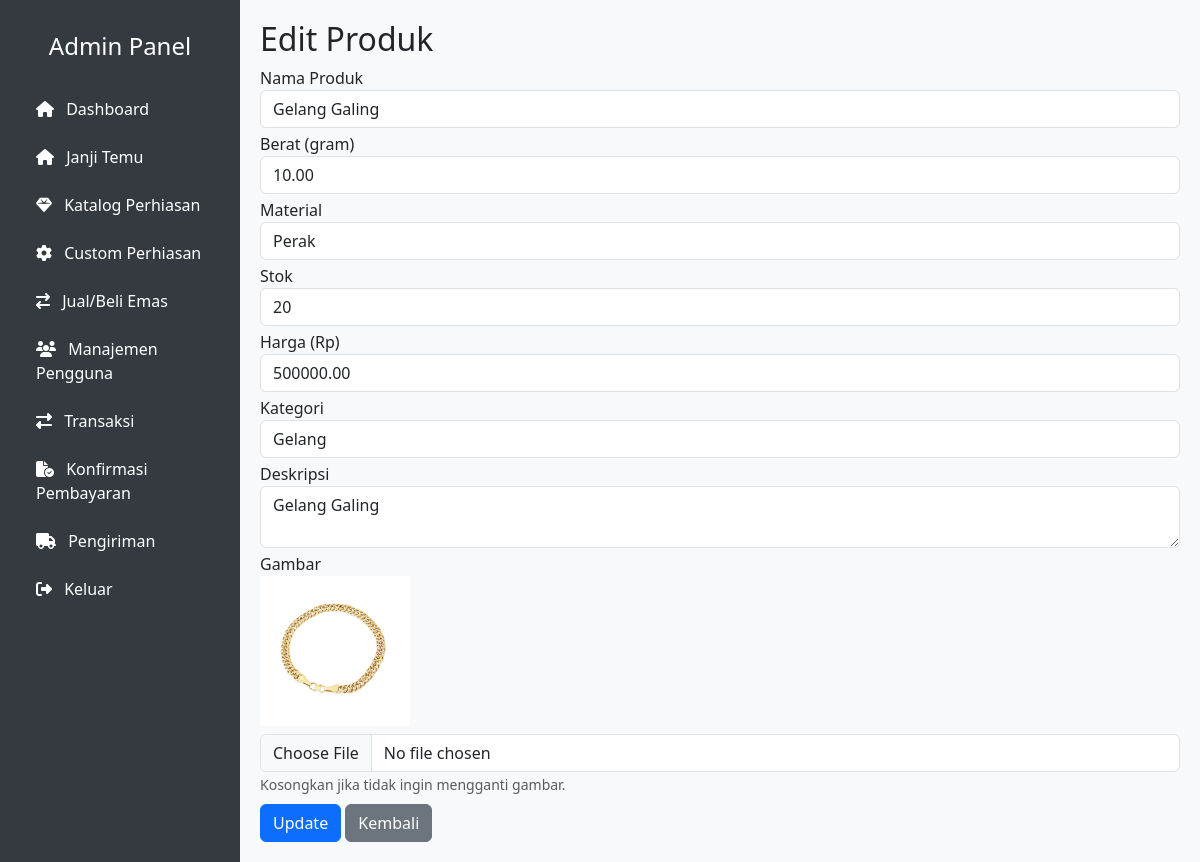
The page /admin/katalog_edit.php?id=10 on the database its author committed.
### tables this page shows
CREATE TABLE `products` (
  `id` int(11) NOT NULL,
  `name` varchar(100) DEFAULT NULL,
  `description` text DEFAULT NULL,
  `category_id` int(50) DEFAULT NULL,
  `weight` decimal(10,2) DEFAULT NULL,
  `material` varchar(255) NOT NULL DEFAULT '',
  `stock` int(11) NOT NULL DEFAULT 0,
  `price` decimal(15,2) DEFAULT NULL,
  `image` varchar(255) DEFAULT NULL,
  `created_at` timestamp NOT NULL DEFAULT current_timestamp()
);

CREATE TABLE `categories` (
  `id` int(11) NOT NULL,
  `name` varchar(100) NOT NULL
);

### admin/katalog_edit.php (the view, shortened to what this page needs)
<?php
require_once '../config/database.php';
include 'includes/header.php';
include 'includes/sidebar.php';
$id = (int) $_GET['id'];
$stmt = $pdo->prepare("SELECT * FROM products WHERE id = ?");
$stmt->execute([$id]);
$product = $stmt->fetch();
$categories = $pdo->query("SELECT * FROM categories")->fetchAll();
?>
<div class="content">
    <h2>Edit Produk</h2>
    <form method="post" enctype="multipart/form-data">
        <div class="mb-1">
            <label>Nama Produk</label>
            <input type="text" name="name" class="form-control" value="<?= htmlspecialchars($product['name']) ?>" required>
        </div>
        <div class="mb-1">
            <label>Berat (gram)</label>
            <input type="number" step="0.01" name="weight" class="form-control" value="<?= $product['weight'] ?>" required>
        </div>
        <div class="mb-1">
            <label>Material</label>
            <input type="text" name="material" class="form-control" value="<?= htmlspecialchars($product['material']) ?>" required>
        </div>
        <div class="mb-1">
            <label>Stok</label>
            <input type="number" name="stock" class="form-control" value="<?= $product['stock'] ?>" required>
        </div>
        <div class="mb-1">
            <label>Harga (Rp)</label>
            <input type="number" name="price" class="form-control" value="<?= $product['price'] ?>" required>
        </div>
        <div class="mb-1">
            <label>Kategori</label>
            <select name="category_id" class="form-control" required>
                <?php foreach ($categories as $cat): ?>
                    <option value="<?= $cat['id'] ?>" <?= ($product['category_id'] == $cat['id']) ? 'selected' : '' ?>>
                        <?= htmlspecialchars($cat['name']) ?>
                    </option>
                <?php endforeach; ?>
            </select>
        </div>
        <div class="mb-1">
            <label>Deskripsi</label>
            <textarea name="description" class="form-control" required><?= htmlspecialchars($product['description']) ?></textarea>
        </div>
        <div class="mb-2">
            <label>Gambar</label><br>
            <?php if ($product['image']): ?>
                <img src="../uploads/<?= $product['image'] ?>" alt="Preview" width="150" class="mb-2"><br>
            <?php endif; ?>
            <input type="file" name="image" class="form-control" accept="image/*">
            <small class="text-muted">Kosongkan jika tidak ingin mengganti gambar.</small>
        </div>
        <div>
            <button type="submit" class="btn btn-primary">Update</button>
            <a href="katalog.php" class="btn btn-secondary">Kembali</a>
        </div>
    </form>
</div>
</body>
</html>

### admin/includes/header.php (style rules this page uses)
body { min-height: 100vh; display: flex; }
.content { flex-grow: 1; padding: 20px; background-color: #f8f9fa; }

### rows shown on the page
products: name "Gelang Galing", weight "10.00", material "Perak", stock "20", price "500000.00", category_id "Gelang", description "Gelang Galing", image (picture)
